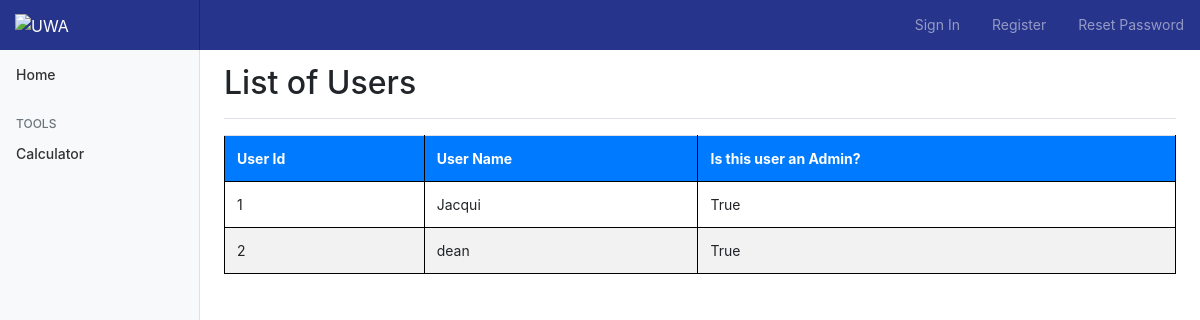
The page /userlist on the database as committed earlier.
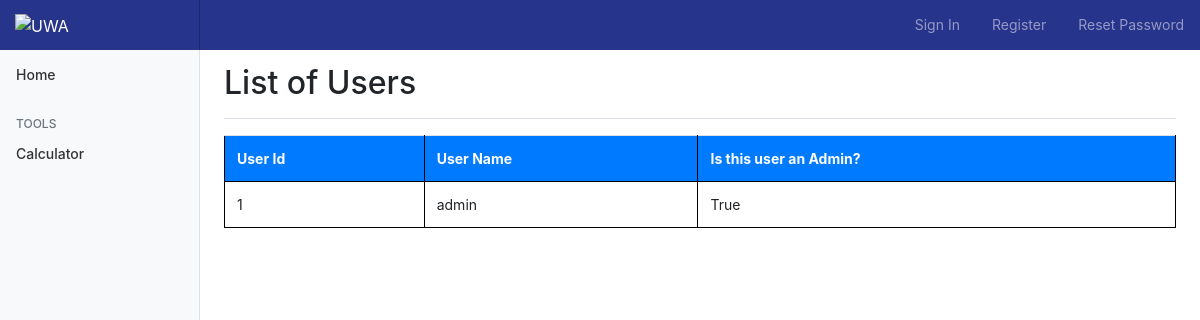
The same page on the database as committed later.
### app/models.py (models this page shows, shortened)
class User(UserMixin, db.Model):
    id = db.Column(db.Integer, primary_key=True)
    username = db.Column(db.String(64), index=True, unique=True)
    password_hash = db.Column(db.String(128))
    admin = db.Column(db.Boolean, default=False)

### app/routes.py (the view)
@app.route('/userlist', methods=['GET', 'POST'])
def userlist():
    return render_template('userlist.html', User=User.query.all())

### app/templates/userlist.html (shortened to what this page needs)
{% extends "base.html" %} {% block content %}
<main role="main" class="col-md-9 ml-sm-auto col-lg-10 px-4">
    <div class="d-flex justify-content-between flex-wrap flex-md-nowrap align-items-center pt-3 pb-2 mb-3 border-bottom">
        <h1 class="h2">List of Users</h1>
    </div>
    <div class="table-responsive">
            <table class="table table table-striped ">
                        <tr class="bg-primary text-white">
                <th> User Id </th>
                <th> User Name </th>
                <th> Is this user an Admin? </th>
            </tr>
            {% for user in User %}
            <tr>
                <td> {{ user.id }} </td>
                <td> {{ user.username }} </td>
                <td> {{user.admin }} </td>
            </tr>
            {% endfor %}
        </table>
    </div>
</main>
{% endblock %}

Rows that differ between the two databases and show on the page:
removed User: id "2", username "dean", admin "True"
changed User "True": username "Jacqui" → "admin"
